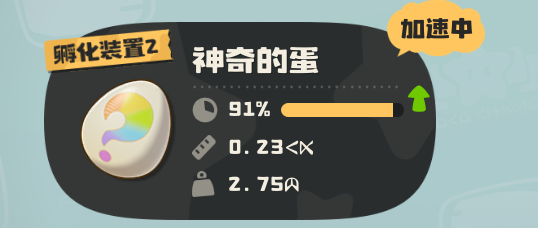
#> input picture picture/孵蛋页面_单蛋加速91_低分辨率.png, 538 x 228 px
$ python generate_synthetic_cases.py
#> lines starting #> are read from the running program, lines starting #| are printed output that depends on the picture; after the words box and inside, x2 and y2 are one past the last pixel; in counts of white or black regions, pixels touching at a corner belong together
#!/usr/bin/env python3
import json
from pathlib import Path

import cv2
import numpy as np


ROOT = Path(__file__).resolve().parents[1]
PICTURE_DIR = ROOT / "picture"
OUTPUT_DIR = PICTURE_DIR / "synthetic"
MANIFEST_PATH = OUTPUT_DIR / "manifest.json"

TEMPLATES = [
    {
        "name": "incubator_low",
        "base": PICTURE_DIR / "孵蛋页面_单蛋加速91_低分辨率.png",
        "bg": (45, 45, 45),
        "size_rect": (220, 132, 324, 160),
        "weight_rect": (220, 170, 312, 196),
        "size_pos": (228, 139),
        "weight_pos": (228, 176),
        "sources": [
            {"image": PICTURE_DIR / "孵蛋页面_单蛋加速91_低分辨率.png", "rect": (220, 132, 285, 160), "text": "0.23"},
            {"image": PICTURE_DIR / "孵蛋页面_单蛋加速91_低分辨率.png", "rect": (220, 170, 279, 196), "text": "2.75"},
            {"image": PICTURE_DIR / "孵蛋页面_单蛋加速91_低分辨率.png", "rect": (224, 96, 276, 121), "text": "91%"},
            {"image": PICTURE_DIR / "孵蛋页面3.png", "rect": (216, 151, 266, 177), "text": "0.17"},
            {"image": PICTURE_DIR / "孵蛋页面3.png", "rect": (216, 184, 283, 210), "text": "2.775"},
        ],
        "cases": [
            {"id": "common", "size": "0.17", "weight": "2.775"},
            {"id": "boost", "size": "0.23", "weight": "2.750"},
            {"id": "var1", "size": "0.19", "weight": "2.715"},
            {"id": "var2", "size": "0.21", "weight": "2.795"},
        ],
    },
    {
        "name": "detail_dark",
        "base": PICTURE_DIR / "蛋详细页面_神奇的蛋_低重量.png",
        "bg": (45, 45, 45),
        "size_rect": (72, 240, 190, 282),
        "weight_rect": (240, 240, 360, 282),
        "size_pos": (82, 247),
        "weight_pos": (252, 247),
        "sources": [
            {"image": PICTURE_DIR / "蛋详细页面_神奇的蛋_低重量.png", "rect": (78, 248, 166, 282), "text": "0.21"},
            {"image": PICTURE_DIR / "蛋详细页面_神奇的蛋_低重量.png", "rect": (248, 248, 349, 282), "text": "0.309"},
            {"image": PICTURE_DIR / "蛋详细页面_神奇的蛋_低重量.png", "rect": (404, 248, 550, 281), "text": "2026-04-12"},
            {"image": PICTURE_DIR / "蛋详细页面_粉星仔蛋.png", "rect": (244, 259, 345, 291), "text": "5.04"},
            {"image": PICTURE_DIR / "蛋详细页面_豆丁鱼蛋.png", "rect": (246, 243, 360, 276), "text": "0.558"},
            {"image": PICTURE_DIR / "蛋详细页面_豆丁鱼蛋.png", "rect": (78, 243, 166, 276), "text": "0.17"},
        ],
        "cases": [
            {"id": "low_weight", "size": "0.21", "weight": "0.309"},
            {"id": "fish", "size": "0.17", "weight": "0.558"},
            {"id": "common", "size": "0.17", "weight": "2.775"},
            {"id": "boost", "size": "0.23", "weight": "2.750"},
            {"id": "detail", "size": "0.22", "weight": "6.181"},
            {"id": "heavy", "size": "0.33", "weight": "11.573"},
        ],
    },
]


def binarize(crop):
    gray = cv2.cvtColor(crop, cv2.COLOR_BGR2GRAY)
    mask = cv2.inRange(gray, 150, 255)
    return mask


def extract_components(crop):
    mask = binarize(crop)
    num, _, stats, _ = cv2.connectedComponentsWithStats(mask, 8)
    items = []
    for idx in range(1, num):
        x, y, w, h, area = stats[idx]
        if area < 4 or w < 2 or h < 2:
            continue
        items.append((x, y, w, h, area))
    items.sort(key=lambda item: item[0])
    return mask, items


def extract_glyphs(source):
    image = cv2.imread(str(source["image"]))
    if image is None:
        raise RuntimeError(f"failed to load {source['image']}")
    x1, y1, x2, y2 = source["rect"]
    crop = image[y1:y2, x1:x2]
    mask, components = extract_components(crop)
    text = source["text"]
    if len(components) < len(text):
        raise RuntimeError(f"not enough glyph components for {source['image']} {text}: {len(components)}")
    components = components[: len(text)]
    glyphs = []
    for char, (x, y, w, h, _area) in zip(text, components):
        if char in {"-", "%"}:
            continue
        rgba = np.zeros((h, w, 4), dtype=np.uint8)
        rgba[:, :, :3] = crop[y : y + h, x : x + w]
        rgba[:, :, 3] = mask[y : y + h, x : x + w]
        glyphs.append((char, rgba))
    return glyphs


def build_atlas(template):
    atlas = {}
    for source in template["sources"]:
        for char, glyph in extract_glyphs(source):
#> in extract_glyphs, image is the input picture: shape (228, 538, 3); mean B, G, R 123, 131.9, 123.1
#> in extract_glyphs, `crop = image[y1:y2, x1:x2]`:
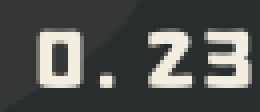
#> crop: shape (28, 65, 3) (shown 4 times larger); mean B, G, R 81.1, 83.3, 81.4
#> in binarize, `mask = cv2.inRange(gray, 150, 255)`:
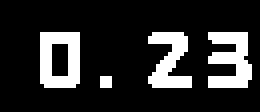
#> mask: shape (28, 65) (shown 4 times larger); 17.3% white; 4 white regions (1 under 20 px), largest, box (x1, y1, x2, y2) and area: (10, 8, 20, 22) 106, (52, 8, 63, 22) 106, (37, 8, 48, 22) 93
#> in extract_components, `num, _, stats, _ = cv2.connectedComponentsWithStats(mask, 8)`: num = 5; stats = [[0, 0, 65, 28, 1506], [10, 8, 10, 14, 106], [37, 8, 11, 14, 93], [52, 8, 11, 14, 106], [25, 19, 3, 3, 9]]
#> the loop in extract_components, `for idx in range(1, num):` made 4 passes
#> after the loop in extract_components, `for idx in range(1, num):`: items = [(10, 8, 10, 14, 106), (37, 8, 11, 14, 93), (52, 8, 11, 14, 106), (25, 19, 3, 3, 9)]
#> in extract_glyphs, `mask, components = extract_components(crop)`: components = [(10, 8, 10, 14, 106), (25, 19, 3, 3, 9), (37, 8, 11, 14, 93), (52, 8, 11, 14, 106)]
#> the loop in extract_glyphs, `for char, (x, y, w, h, _area) in zip(text, components):` made 4 passes
#> (char, x, y, w, h, _area) on passes 1, 3, 4: ('0', 10, 8, 10, 14, 106), ('2', 37, 8, 11, 14, 93), ('3', 52, 8, 11, 14, 106)
#> after the loop in extract_glyphs, `for char, (x, y, w, h, _area) in zip(text, components):`: glyphs = 4 items
            atlas.setdefault(char, glyph)
    return atlas


def compose_value(text, atlas):
    glyphs = []
    for char in text:
        glyph = atlas.get(char)
        if glyph is None:
            raise RuntimeError(f"missing glyph for {char}")
        glyphs.append(glyph)

    max_h = max(g.shape[0] for g in glyphs)
    spacing = 3
    width = sum(g.shape[1] for g in glyphs) + spacing * (len(glyphs) - 1)
    canvas = np.zeros((max_h, width, 4), dtype=np.uint8)
    x = 0
    for glyph in glyphs:
        y = max_h - glyph.shape[0]
        alpha = glyph[:, :, 3:4] / 255.0
        canvas[y : y + glyph.shape[0], x : x + glyph.shape[1], :3] = (
            glyph[:, :, :3] * alpha
            + canvas[y : y + glyph.shape[0], x : x + glyph.shape[1], :3] * (1 - alpha)
        ).astype(np.uint8)
        canvas[y : y + glyph.shape[0], x : x + glyph.shape[1], 3] = np.maximum(
            canvas[y : y + glyph.shape[0], x : x + glyph.shape[1], 3], glyph[:, :, 3]
        )
        x += glyph.shape[1] + spacing
    return canvas


def paste_value(img, value_rgba, rect, pos, bg):
    x1, y1, x2, y2 = rect
    cv2.rectangle(img, (x1, y1), (x2, y2), bg, -1)

    h, w = value_rgba.shape[:2]
    px, py = pos
    y = py + max((y2 - y1 - h) // 2, 0)
    x = px
    alpha = value_rgba[:, :, 3:4] / 255.0
    target = img[y : y + h, x : x + w]
    if target.shape[0] != h or target.shape[1] != w:
        raise RuntimeError("target region too small for pasted value")
    img[y : y + h, x : x + w] = (value_rgba[:, :, :3] * alpha + target * (1 - alpha)).astype(np.uint8)


def main():
    OUTPUT_DIR.mkdir(parents=True, exist_ok=True)
    manifest = []
    for template in TEMPLATES:
        atlas = build_atlas(template)
        base = cv2.imread(str(template["base"]))
        if base is None:
            raise RuntimeError(f"failed to read template: {template['base']}")
        for case in template["cases"]:
            img = base.copy()
            size_rgba = compose_value(case["size"], atlas)
            weight_rgba = compose_value(case["weight"], atlas)
            paste_value(img, size_rgba, template["size_rect"], template["size_pos"], template["bg"])
            paste_value(img, weight_rgba, template["weight_rect"], template["weight_pos"], template["bg"])

            name = f"{template['name']}_{case['id']}.png"
            out_path = OUTPUT_DIR / name
            cv2.imwrite(str(out_path), img)
            manifest.append(
                {
                    "image": str(out_path),
                    "template": template["name"],
                    "case": case["id"],
                    "size": float(case["size"]),
                    "weight": float(case["weight"]),
                }
            )
#> this loop made 4 passes
#> pass 1, in main, `cv2.imwrite(str(out_path), img)`:
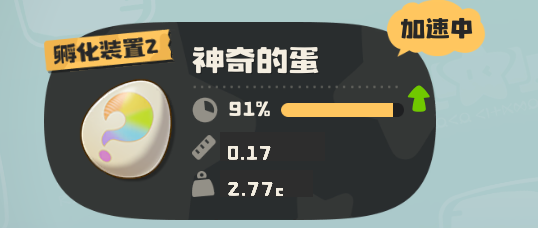
#> saved as incubator_low_common.png: shape (228, 538, 3); mean B, G, R 122.5, 131.3, 122.6
#> pass 2, in main, `cv2.imwrite(str(out_path), img)`:
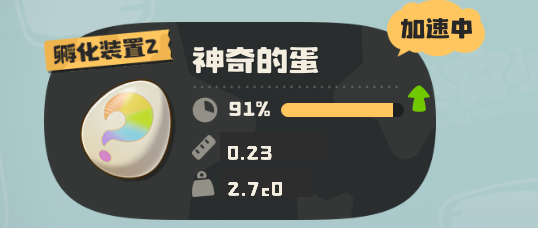
#> saved as incubator_low_boost.png: shape (228, 538, 3); mean B, G, R 122.6, 131.5, 122.8
#> pass 2 of the loop in main, `for template in TEMPLATES:`:
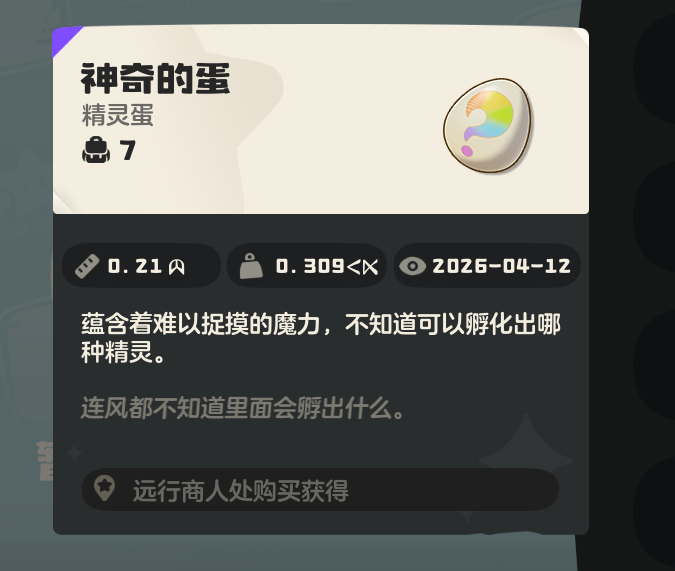
#> input picture picture/蛋详细页面_神奇的蛋_低重量.png, 675 x 571 px
#> in extract_glyphs, image is the input picture: shape (571, 675, 3); mean B, G, R 98.5, 101.7, 99.6
#> crop: shape (34, 88, 3)
#> gray: shape (34, 88)
#> in binarize (call 6), `mask = cv2.inRange(gray, 150, 255)`:
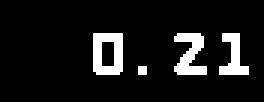
#> mask: shape (34, 88) (shown 3 times larger); 9.4% white; 4 white regions (1 under 20 px), largest, box (x1, y1, x2, y2) and area: (31, 11, 41, 25) 106, (58, 11, 69, 25) 93, (73, 11, 83, 25) 73
#> the loop in main, `for case in template["cases"]:` made 6 passes
#> pass 1, in main, `cv2.imwrite(str(out_path), img)`:
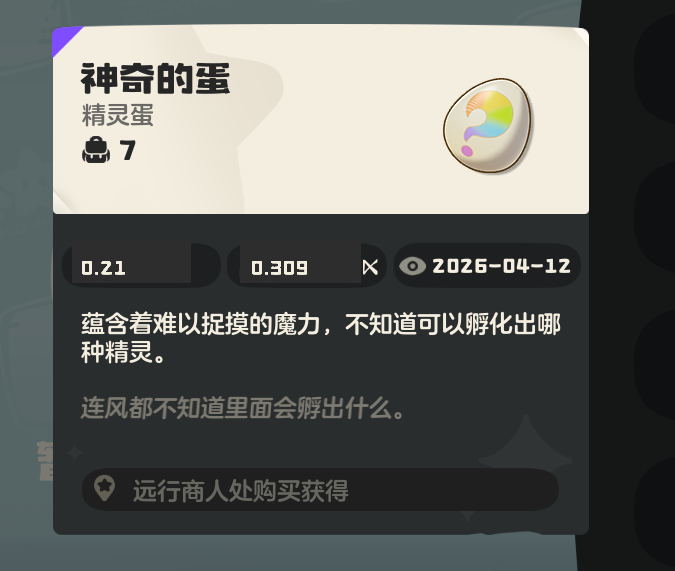
#> saved as detail_dark_low_weight.png: shape (571, 675, 3); mean B, G, R 98.5, 101.7, 99.6

    MANIFEST_PATH.write_text(json.dumps(manifest, ensure_ascii=False, indent=2), encoding="utf-8")
    print(f"generated {len(manifest)} cases")
    print(MANIFEST_PATH)


if __name__ == "__main__":
    main()
